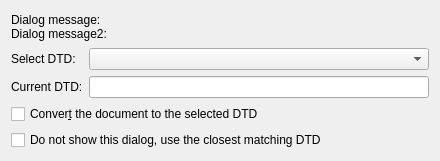
<ui version="4.0" >
 <author>(C) 2002, 2003 Andras Mantia &lt;amantia@kde.org></author>
 <comment>***************************************************************************
 *                                                                         *
 *   This program is free software; you can redistribute it and/or modify  *
 *   it under the terms of the GNU General Public License as published by  *
 *   the Free Software Foundation; version 2 of the License.               *
 *                                                                         *
 ***************************************************************************
</comment>
 <exportmacro></exportmacro>
 <class>DTDSelectDialog</class>
 <widget class="QWidget" name="DTDSelectDialog" >
  <property name="geometry" >
   <rect>
    <x>0</x>
    <y>0</y>
    <width>440</width>
    <height>161</height>
   </rect>
  </property>
  <property name="minimumSize" >
   <size>
    <width>440</width>
    <height>160</height>
   </size>
  </property>
  <property name="windowTitle" >
   <string>DTD Selector</string>
  </property>
  <layout class="QGridLayout" >
   <property name="margin" >
    <number>11</number>
   </property>
   <property name="spacing" >
    <number>6</number>
   </property>
   <item row="0" column="0" colspan="2" >
    <widget class="QLabel" name="messageLabel" >
     <property name="text" >
      <string>Dialog message:
Dialog message2:</string>
     </property>
     <property name="scaledContents" >
      <bool>true</bool>
     </property>
     <property name="alignment" >
      <set>Qt::AlignVCenter</set>
     </property>
    </widget>
   </item>
   <item row="1" column="1" >
    <widget class="QComboBox" name="dtdCombo" />
   </item>
   <item row="2" column="0" >
    <widget class="QLabel" name="textLabel" >
     <property name="text" >
      <string>Current DTD:</string>
     </property>
    </widget>
   </item>
   <item row="1" column="0" >
    <widget class="QLabel" name="comboLabel" >
     <property name="text" >
      <string>Select DTD:</string>
     </property>
    </widget>
   </item>
   <item row="2" column="1" >
    <widget class="QLineEdit" name="currentDTD" >
     <property name="readOnly" >
      <bool>true</bool>
     </property>
    </widget>
   </item>
   <item row="3" column="0" colspan="2" >
    <widget class="QCheckBox" name="convertDTD" >
     <property name="text" >
      <string>Conver&amp;t the document to the selected DTD</string>
     </property>
    </widget>
   </item>
   <item row="4" column="0" colspan="2" >
    <widget class="QCheckBox" name="useClosestMatching" >
     <property name="text" >
      <string>Do not show this dialog, use the closest matching DTD</string>
     </property>
    </widget>
   </item>
  </layout>
 </widget>
 <layoutdefault spacing="6" margin="11" />
 <pixmapfunction>qPixmapFromMimeSource</pixmapfunction>
 <tabstops>
  <tabstop>dtdCombo</tabstop>
  <tabstop>currentDTD</tabstop>
  <tabstop>convertDTD</tabstop>
  <tabstop>useClosestMatching</tabstop>
 </tabstops>
 <resources/>
 <connections/>
</ui>
